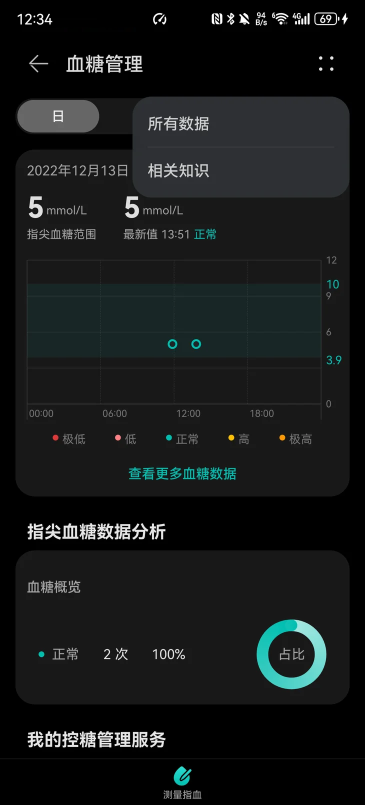
#> input picture projects/watch6-health/blood-glucose/screens/menu-content.webp, 730 x 1610 px (shown at 1/2 size)
$ python render_vertical_transition_frames.py --first ../projects/watch6-health/blood-glucose/screens/menu-content.webp --final ../projects/watch6-health/blood-glucose/screens/month-content.webp --out out
#> lines starting #> are read from the running program, lines starting #| are printed output that depends on the picture
#!/usr/bin/env python3
"""Render deterministic vertical slide transition frames between two UI screens."""

from __future__ import annotations

import argparse
import sys
from pathlib import Path

from PIL import Image, ImageColor, ImageDraw


def parse_args() -> argparse.Namespace:
    parser = argparse.ArgumentParser(
        description=(
            "Create a visible vertical slide transition: the first screen moves upward "
            "and the final screen enters from the bottom."
        )
    )
    parser.add_argument("--first", required=True, help="First/home frame PNG.")
    parser.add_argument("--final", required=True, help="Final/detail frame PNG.")
    parser.add_argument("--out", required=True, help="Output frames directory.")
    parser.add_argument(
        "--frame-count",
        type=int,
        default=9,
        help="Number of frames to render. Use 8-12 for swipe animations. Defaults to 9.",
    )
    parser.add_argument(
        "--round-mask",
        action="store_true",
        help="Apply an inscribed circular alpha mask to every output frame.",
    )
    parser.add_argument(
        "--nav-centers",
        help="Optional Swiper dot centers for an overlay, for example '1180,540;1180,590;1180,640'.",
    )
    parser.add_argument(
        "--nav-clear-box",
        help="Optional tight redraw box for the navigation overlay, as 'x,y,w,h'.",
    )
    parser.add_argument(
        "--nav-active-from",
        type=int,
        default=0,
        help="Active nav index before the page switch. Defaults to 0.",
    )
    parser.add_argument(
        "--nav-active-to",
        type=int,
        help="Active nav index after the page switch. Defaults to the last center.",
    )
    parser.add_argument(
        "--nav-switch-progress",
        type=float,
        default=0.5,
        help="Progress where the active nav focus switches. Defaults to 0.5.",
    )
    parser.add_argument(
        "--nav-fade-window",
        type=float,
        default=0.3,
        help="Progress width used to cross-fade active nav focus. Defaults to 0.3.",
    )
    parser.add_argument(
        "--nav-dot-radius",
        type=float,
        default=4,
        help="Inactive nav dot radius in pixels. Defaults to 4.",
    )
    parser.add_argument(
        "--nav-focus-size",
        default="8x22",
        help="Active nav focus pill size, as WIDTHxHEIGHT. Defaults to 8x22.",
    )
    parser.add_argument(
        "--nav-active-color",
        default="#007DFF",
        help="Active nav focus color. Defaults to #007DFF.",
    )
    parser.add_argument(
        "--nav-inactive-color",
        default="#C7CCD8A0",
        help="Inactive nav dot color. Defaults to #C7CCD8A0.",
    )
    parser.add_argument(
        "--nav-background-color",
        help="Optional background color for the nav redraw box. Defaults to sampled frame background.",
    )
    return parser.parse_args()


# [33 lines left out: functions parse_pair_list, parse_box, parse_size, not called in this run]


def parse_color(value: str) -> tuple[int, int, int, int]:
    return ImageColor.getcolor(value, "RGBA")


# [23 lines left out: functions circle_mask, apply_mask, not called in this run]


def paste_with_alpha(canvas: Image.Image, source: Image.Image, xy: tuple[int, int]) -> None:
    canvas.alpha_composite(source, dest=xy)


# [53 lines left out: functions sampled_background, opaque_mask_for_box, erase_box_on_opaque_pixels, active_focus_alphas, not called in this run]


def with_alpha(color: tuple[int, int, int, int], alpha: int) -> tuple[int, int, int, int]:
    return color[0], color[1], color[2], round(color[3] * max(0, min(alpha, 255)) / 255)


# [52 lines left out: function draw_nav_overlay, not called in this run]


def render_frame(
    first: Image.Image,
    final: Image.Image,
    progress: float,
    *,
    mask: Image.Image | None,
    nav_options: dict[str, object] | None,
) -> Image.Image:
    width, height = first.size
    canvas = Image.new("RGBA", first.size, (0, 0, 0, 0))
    first_y = round(-progress * height)
    final_y = round((1 - progress) * height)
    paste_with_alpha(canvas, first, (0, first_y))
    paste_with_alpha(canvas, final, (0, final_y))
    if nav_options is not None:
        canvas = draw_nav_overlay(canvas, progress=progress, **nav_options)
    if mask is not None:
        canvas = apply_mask(canvas, mask)
    return canvas


def main() -> int:
    args = parse_args()
    first_path = Path(args.first)
    final_path = Path(args.final)
    out_dir = Path(args.out)

    try:
        if args.frame_count < 3:
            raise ValueError("--frame-count must be at least 3")
        first = Image.open(first_path).convert("RGBA")
        final = Image.open(final_path).convert("RGBA")
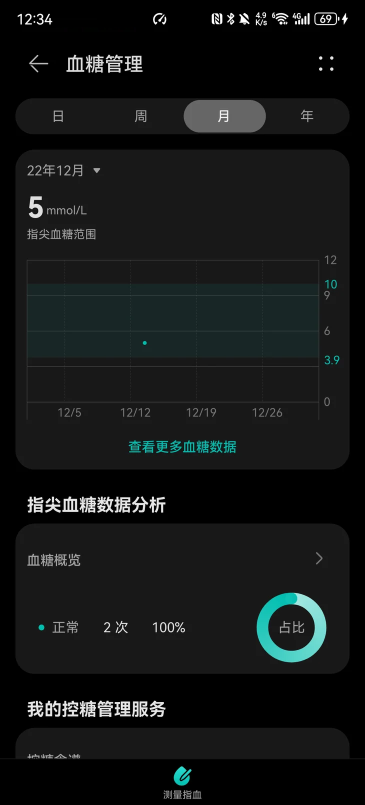
#> input picture projects/watch6-health/blood-glucose/screens/month-content.webp, 730 x 1610 px (shown at 1/2 size)
        if first.size != final.size:
            raise ValueError(f"frame size mismatch: first {first.size}, final {final.size}")

        nav_options: dict[str, object] | None = None
        if args.nav_centers or args.nav_clear_box:
            if not args.nav_centers or not args.nav_clear_box:
                raise ValueError("--nav-centers and --nav-clear-box must be provided together")
            centers = parse_pair_list(args.nav_centers)
            active_to = args.nav_active_to if args.nav_active_to is not None else len(centers) - 1
            if args.nav_active_from < 0 or args.nav_active_from >= len(centers):
                raise ValueError("--nav-active-from is outside the nav centers range")
            if active_to < 0 or active_to >= len(centers):
                raise ValueError("--nav-active-to is outside the nav centers range")
            if args.nav_switch_progress < 0 or args.nav_switch_progress > 1:
                raise ValueError("--nav-switch-progress must be between 0 and 1")
            if args.nav_fade_window < 0 or args.nav_fade_window > 1:
                raise ValueError("--nav-fade-window must be between 0 and 1")
            nav_options = {
                "centers": centers,
                "clear_box": parse_box(args.nav_clear_box),
                "active_from": args.nav_active_from,
                "active_to": active_to,
                "switch_progress": args.nav_switch_progress,
                "fade_window": args.nav_fade_window,
                "dot_radius": args.nav_dot_radius,
                "focus_size": parse_size(args.nav_focus_size),
                "active_color": parse_color(args.nav_active_color),
                "inactive_color": parse_color(args.nav_inactive_color),
                "background_color": (
                    parse_color(args.nav_background_color)
                    if args.nav_background_color
                    else None
                ),
            }

        mask = circle_mask(first.size) if args.round_mask else None
        out_dir.mkdir(parents=True, exist_ok=True)
        for index in range(args.frame_count):
            progress = index / (args.frame_count - 1)
            frame = render_frame(first, final, progress, mask=mask, nav_options=nav_options)
            if index == 0:
                name = "001-first.png"
            elif index == args.frame_count - 1:
                name = f"{args.frame_count:03d}-final.png"
            else:
                name = f"{index + 1:03d}-slide.png"
            frame.save(out_dir / name, format="PNG")
#> this loop made 9 passes
#> pass 2, in main, `frame = render_frame(first, final, progress, mask=mask, nav_options=na..`:
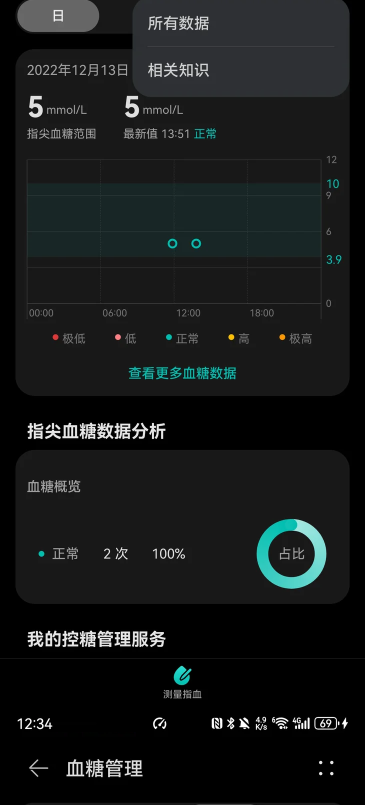
#> frame: PIL image 730x1610 RGBA (shown at 1/2 size); mean R, G, B, A 22.4, 25.2, 25.3, 255
#> pass 3, in main, `frame = render_frame(first, final, progress, mask=mask, nav_options=na..`:
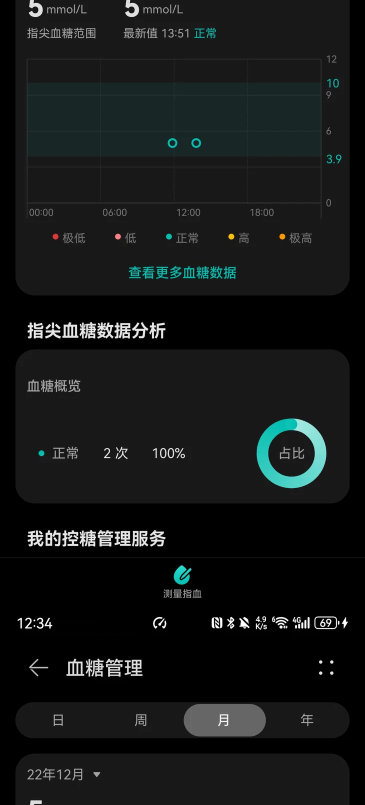
#> frame: PIL image 730x1610 RGBA (shown at 1/2 size); mean R, G, B, A 20.2, 22.8, 22.6, 255
    except Exception as exc:
        print(f"render_vertical_transition_frames failed: {exc}", file=sys.stderr)
        return 1

    print(f"Wrote {args.frame_count} vertical slide frames to {out_dir}")
    return 0


if __name__ == "__main__":
    raise SystemExit(main())
#> (the program exits here)
